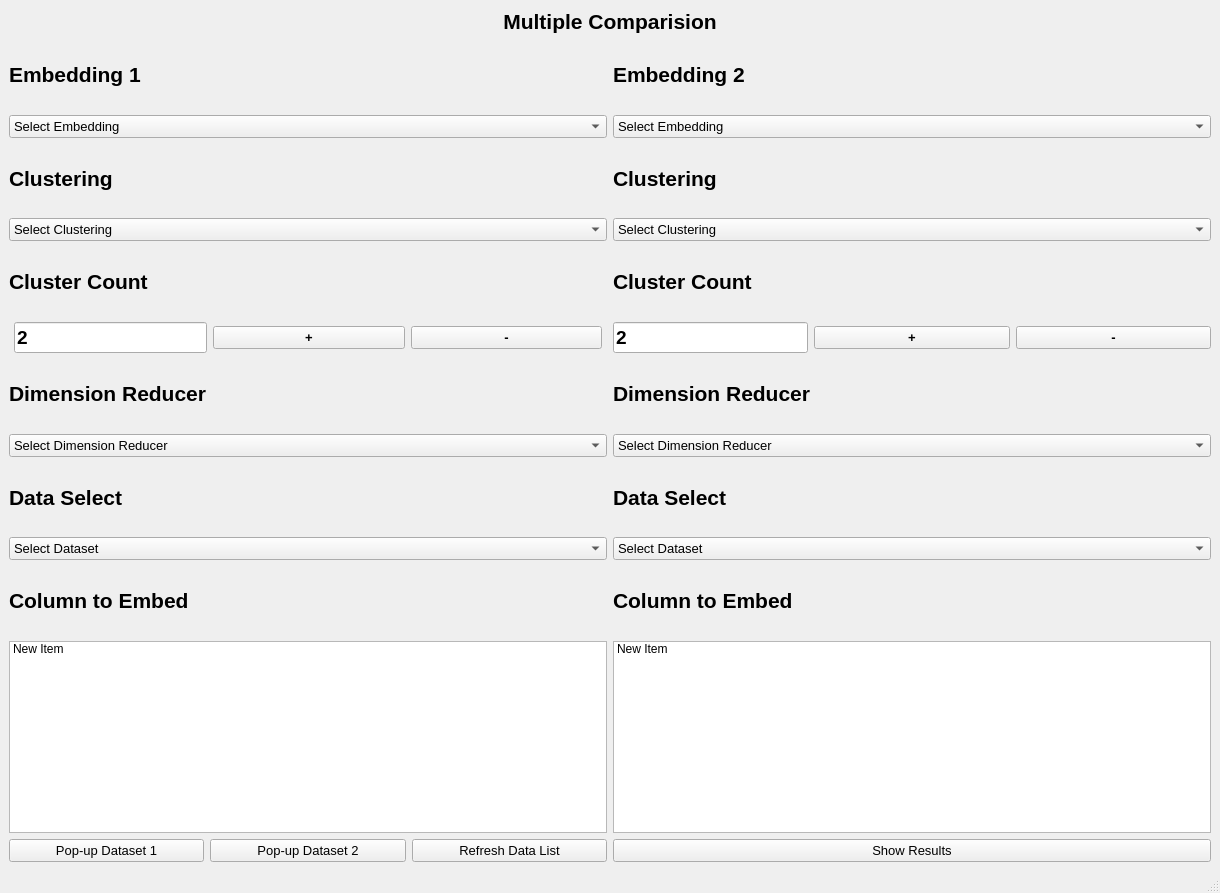
<?xml version="1.0" encoding="UTF-8"?>
<ui version="4.0">
 <class>MainWindow</class>
 <widget class="QMainWindow" name="MainWindow">
  <property name="geometry">
   <rect>
    <x>0</x>
    <y>0</y>
    <width>1220</width>
    <height>893</height>
   </rect>
  </property>
  <property name="windowTitle">
   <string>MainWindow</string>
  </property>
  <widget class="QWidget" name="centralwidget">
   <layout class="QGridLayout" name="gridLayout">
    <item row="5" column="1">
     <layout class="QHBoxLayout" name="horizontalLayout_3">
      <item>
       <widget class="QPushButton" name="pushButton_pop_up_dataset1">
        <property name="font">
         <font>
          <pointsize>10</pointsize>
          <weight>50</weight>
          <bold>false</bold>
         </font>
        </property>
        <property name="text">
         <string>Pop-up Dataset 1</string>
        </property>
       </widget>
      </item>
      <item>
       <widget class="QPushButton" name="pushButton_pop_up_dataset2">
        <property name="font">
         <font>
          <pointsize>10</pointsize>
          <weight>50</weight>
          <bold>false</bold>
         </font>
        </property>
        <property name="text">
         <string>Pop-up Dataset 2</string>
        </property>
       </widget>
      </item>
      <item>
       <widget class="QPushButton" name="pushButton_refresh_dataset1">
        <property name="font">
         <font>
          <pointsize>10</pointsize>
         </font>
        </property>
        <property name="text">
         <string>Refresh Data List</string>
        </property>
       </widget>
      </item>
     </layout>
    </item>
    <item row="4" column="1">
     <layout class="QVBoxLayout" name="verticalLayout_2">
      <item>
       <widget class="QLabel" name="label_embedding1">
        <property name="font">
         <font>
          <pointsize>16</pointsize>
          <weight>75</weight>
          <bold>true</bold>
         </font>
        </property>
        <property name="mouseTracking">
         <bool>false</bool>
        </property>
        <property name="text">
         <string>Embedding 1</string>
        </property>
        <property name="margin">
         <number>10</number>
        </property>
       </widget>
      </item>
      <item>
       <widget class="QComboBox" name="comboBox_embedding1">
        <property name="enabled">
         <bool>true</bool>
        </property>
        <property name="font">
         <font>
          <pointsize>10</pointsize>
         </font>
        </property>
        <item>
         <property name="text">
          <string>Select Embedding </string>
         </property>
        </item>
        <item>
         <property name="text">
          <string>Distil Bert</string>
         </property>
        </item>
        <item>
         <property name="text">
          <string>TF.IDF</string>
         </property>
        </item>
        <item>
         <property name="text">
          <string>BERT</string>
         </property>
        </item>
        <item>
         <property name="text">
          <string>Word2Vec</string>
         </property>
        </item>
       </widget>
      </item>
      <item>
       <widget class="QLabel" name="label_clustering1">
        <property name="font">
         <font>
          <pointsize>16</pointsize>
          <weight>75</weight>
          <bold>true</bold>
         </font>
        </property>
        <property name="mouseTracking">
         <bool>false</bool>
        </property>
        <property name="text">
         <string>Clustering</string>
        </property>
        <property name="margin">
         <number>10</number>
        </property>
       </widget>
      </item>
      <item>
       <widget class="QComboBox" name="comboBox_clustering1">
        <property name="enabled">
         <bool>true</bool>
        </property>
        <property name="font">
         <font>
          <pointsize>10</pointsize>
         </font>
        </property>
        <item>
         <property name="text">
          <string>Select Clustering</string>
         </property>
        </item>
        <item>
         <property name="text">
          <string>K-Means </string>
         </property>
        </item>
        <item>
         <property name="text">
          <string>DBSCAN</string>
         </property>
        </item>
        <item>
         <property name="text">
          <string>Gaussian Mixture Model</string>
         </property>
        </item>
        <item>
         <property name="text">
          <string>Affinity Propagation </string>
         </property>
        </item>
        <item>
         <property name="text">
          <string>OPTICS</string>
         </property>
        </item>
        <item>
         <property name="text">
          <string>Agglomerative Hierarchy</string>
         </property>
        </item>
        <item>
         <property name="text">
          <string>Mean Shift </string>
         </property>
        </item>
       </widget>
      </item>
      <item>
       <widget class="QLabel" name="label_cluster_count1">
        <property name="font">
         <font>
          <pointsize>16</pointsize>
          <weight>75</weight>
          <bold>true</bold>
         </font>
        </property>
        <property name="text">
         <string>Cluster Count</string>
        </property>
        <property name="margin">
         <number>10</number>
        </property>
       </widget>
      </item>
      <item>
       <layout class="QHBoxLayout" name="horizontalLayout_2">
        <property name="leftMargin">
         <number>5</number>
        </property>
        <property name="rightMargin">
         <number>5</number>
        </property>
        <item>
         <widget class="QLineEdit" name="lineEdit_cluster_count1">
          <property name="sizePolicy">
           <sizepolicy hsizetype="Preferred" vsizetype="Fixed">
            <horstretch>0</horstretch>
            <verstretch>0</verstretch>
           </sizepolicy>
          </property>
          <property name="font">
           <font>
            <pointsize>14</pointsize>
            <weight>75</weight>
            <bold>true</bold>
           </font>
          </property>
          <property name="text">
           <string>2</string>
          </property>
          <property name="maxLength">
           <number>32768</number>
          </property>
          <property name="readOnly">
           <bool>true</bool>
          </property>
          <property name="placeholderText">
           <string>0</string>
          </property>
         </widget>
        </item>
        <item>
         <widget class="QPushButton" name="pushButton_cluster_increase1">
          <property name="font">
           <font>
            <pointsize>10</pointsize>
            <weight>75</weight>
            <bold>true</bold>
           </font>
          </property>
          <property name="text">
           <string>+</string>
          </property>
         </widget>
        </item>
        <item>
         <widget class="QPushButton" name="pushButton_cluster_decrease1">
          <property name="font">
           <font>
            <pointsize>10</pointsize>
            <weight>75</weight>
            <bold>true</bold>
           </font>
          </property>
          <property name="text">
           <string>-</string>
          </property>
         </widget>
        </item>
       </layout>
      </item>
      <item>
       <widget class="QLabel" name="label_dimension_reducer1">
        <property name="font">
         <font>
          <pointsize>16</pointsize>
          <weight>75</weight>
          <bold>true</bold>
         </font>
        </property>
        <property name="mouseTracking">
         <bool>false</bool>
        </property>
        <property name="text">
         <string>Dimension Reducer</string>
        </property>
        <property name="margin">
         <number>10</number>
        </property>
       </widget>
      </item>
      <item>
       <widget class="QComboBox" name="comboBox_dimension_reducer1">
        <property name="enabled">
         <bool>true</bool>
        </property>
        <property name="font">
         <font>
          <pointsize>10</pointsize>
         </font>
        </property>
        <item>
         <property name="text">
          <string>Select Dimension Reducer</string>
         </property>
        </item>
        <item>
         <property name="text">
          <string>Principal component analysis (PCA)</string>
         </property>
        </item>
        <item>
         <property name="text">
          <string>Linear discriminant analysis (LDA)</string>
         </property>
        </item>
        <item>
         <property name="text">
          <string>Non-negative Matrix Factorization (NMF)</string>
         </property>
        </item>
        <item>
         <property name="text">
          <string>T-Distributed Stochastic Neighbor Embedding (T-SNE)</string>
         </property>
        </item>
       </widget>
      </item>
      <item>
       <widget class="QLabel" name="label_data_select1">
        <property name="font">
         <font>
          <pointsize>16</pointsize>
          <weight>75</weight>
          <bold>true</bold>
         </font>
        </property>
        <property name="mouseTracking">
         <bool>false</bool>
        </property>
        <property name="text">
         <string>Data Select</string>
        </property>
        <property name="margin">
         <number>10</number>
        </property>
       </widget>
      </item>
      <item>
       <widget class="QComboBox" name="comboBox_dataset_select1">
        <property name="enabled">
         <bool>true</bool>
        </property>
        <property name="sizePolicy">
         <sizepolicy hsizetype="Minimum" vsizetype="Fixed">
          <horstretch>0</horstretch>
          <verstretch>0</verstretch>
         </sizepolicy>
        </property>
        <property name="font">
         <font>
          <pointsize>10</pointsize>
         </font>
        </property>
        <item>
         <property name="text">
          <string>Select Dataset</string>
         </property>
        </item>
       </widget>
      </item>
      <item>
       <widget class="QLabel" name="label_column_embed1">
        <property name="font">
         <font>
          <pointsize>16</pointsize>
          <weight>75</weight>
          <bold>true</bold>
         </font>
        </property>
        <property name="mouseTracking">
         <bool>false</bool>
        </property>
        <property name="text">
         <string>Column to Embed</string>
        </property>
        <property name="margin">
         <number>10</number>
        </property>
       </widget>
      </item>
      <item>
       <widget class="QListWidget" name="listWidget_data_columns1">
        <property name="sizePolicy">
         <sizepolicy hsizetype="Preferred" vsizetype="Fixed">
          <horstretch>0</horstretch>
          <verstretch>0</verstretch>
         </sizepolicy>
        </property>
        <item>
         <property name="text">
          <string>New Item</string>
         </property>
        </item>
       </widget>
      </item>
     </layout>
    </item>
    <item row="4" column="2">
     <layout class="QVBoxLayout" name="verticalLayout">
      <item>
       <widget class="QLabel" name="label_embedding2">
        <property name="font">
         <font>
          <pointsize>16</pointsize>
          <weight>75</weight>
          <bold>true</bold>
         </font>
        </property>
        <property name="mouseTracking">
         <bool>false</bool>
        </property>
        <property name="text">
         <string>Embedding 2</string>
        </property>
        <property name="margin">
         <number>10</number>
        </property>
       </widget>
      </item>
      <item>
       <widget class="QComboBox" name="comboBox_embedding2">
        <property name="enabled">
         <bool>true</bool>
        </property>
        <property name="font">
         <font>
          <pointsize>10</pointsize>
         </font>
        </property>
        <item>
         <property name="text">
          <string>Select Embedding </string>
         </property>
        </item>
        <item>
         <property name="text">
          <string>Distil Bert</string>
         </property>
        </item>
        <item>
         <property name="text">
          <string>TF.IDF</string>
         </property>
        </item>
        <item>
         <property name="text">
          <string>BERT</string>
         </property>
        </item>
        <item>
         <property name="text">
          <string>Word2Vec</string>
         </property>
        </item>
       </widget>
      </item>
      <item>
       <widget class="QLabel" name="label_clustering2">
        <property name="sizePolicy">
         <sizepolicy hsizetype="Preferred" vsizetype="Preferred">
          <horstretch>0</horstretch>
          <verstretch>0</verstretch>
         </sizepolicy>
        </property>
        <property name="font">
         <font>
          <pointsize>16</pointsize>
          <weight>75</weight>
          <bold>true</bold>
         </font>
        </property>
        <property name="text">
         <string>Clustering</string>
        </property>
        <property name="margin">
         <number>10</number>
        </property>
       </widget>
      </item>
      <item>
       <widget class="QComboBox" name="comboBox_clustering2">
        <property name="font">
         <font>
          <pointsize>10</pointsize>
         </font>
        </property>
        <item>
         <property name="text">
          <string>Select Clustering</string>
         </property>
        </item>
       </widget>
      </item>
      <item>
       <widget class="QLabel" name="label_cluster_count2">
        <property name="sizePolicy">
         <sizepolicy hsizetype="Preferred" vsizetype="Preferred">
          <horstretch>0</horstretch>
          <verstretch>0</verstretch>
         </sizepolicy>
        </property>
        <property name="font">
         <font>
          <pointsize>16</pointsize>
          <weight>75</weight>
          <bold>true</bold>
         </font>
        </property>
        <property name="text">
         <string>Cluster Count</string>
        </property>
        <property name="margin">
         <number>10</number>
        </property>
       </widget>
      </item>
      <item>
       <layout class="QHBoxLayout" name="horizontalLayout">
        <item>
         <widget class="QLineEdit" name="lineEdit_cluster_count2">
          <property name="sizePolicy">
           <sizepolicy hsizetype="Minimum" vsizetype="Fixed">
            <horstretch>0</horstretch>
            <verstretch>0</verstretch>
           </sizepolicy>
          </property>
          <property name="font">
           <font>
            <pointsize>14</pointsize>
            <weight>75</weight>
            <bold>true</bold>
           </font>
          </property>
          <property name="text">
           <string>2</string>
          </property>
         </widget>
        </item>
        <item>
         <widget class="QPushButton" name="pushButton_cluster_increase2">
          <property name="font">
           <font>
            <pointsize>10</pointsize>
            <weight>75</weight>
            <bold>true</bold>
           </font>
          </property>
          <property name="text">
           <string>+</string>
          </property>
         </widget>
        </item>
        <item>
         <widget class="QPushButton" name="pushButton_cluster_decrease2">
          <property name="font">
           <font>
            <pointsize>10</pointsize>
            <weight>75</weight>
            <bold>true</bold>
           </font>
          </property>
          <property name="text">
           <string>-</string>
          </property>
         </widget>
        </item>
       </layout>
      </item>
      <item>
       <widget class="QLabel" name="label_dimension_reducer2">
        <property name="sizePolicy">
         <sizepolicy hsizetype="Preferred" vsizetype="Preferred">
          <horstretch>0</horstretch>
          <verstretch>0</verstretch>
         </sizepolicy>
        </property>
        <property name="font">
         <font>
          <pointsize>16</pointsize>
          <weight>75</weight>
          <bold>true</bold>
         </font>
        </property>
        <property name="text">
         <string>Dimension Reducer</string>
        </property>
        <property name="margin">
         <number>10</number>
        </property>
       </widget>
      </item>
      <item>
       <widget class="QComboBox" name="comboBox_dimension_reducer2">
        <property name="font">
         <font>
          <pointsize>10</pointsize>
         </font>
        </property>
        <item>
         <property name="text">
          <string>Select Dimension Reducer</string>
         </property>
        </item>
       </widget>
      </item>
      <item>
       <widget class="QLabel" name="label_data_select2">
        <property name="font">
         <font>
          <pointsize>16</pointsize>
          <weight>75</weight>
          <bold>true</bold>
         </font>
        </property>
        <property name="text">
         <string>Data Select</string>
        </property>
        <property name="margin">
         <number>10</number>
        </property>
       </widget>
      </item>
      <item>
       <widget class="QComboBox" name="comboBox_dataset_select2">
        <property name="font">
         <font>
          <pointsize>10</pointsize>
         </font>
        </property>
        <item>
         <property name="text">
          <string>Select Dataset</string>
         </property>
        </item>
       </widget>
      </item>
      <item>
       <widget class="QLabel" name="label_column_embed2">
        <property name="font">
         <font>
          <pointsize>16</pointsize>
          <weight>75</weight>
          <bold>true</bold>
         </font>
        </property>
        <property name="text">
         <string>Column to Embed</string>
        </property>
        <property name="margin">
         <number>10</number>
        </property>
       </widget>
      </item>
      <item>
       <widget class="QListWidget" name="listWidget_data_columns2">
        <property name="sizePolicy">
         <sizepolicy hsizetype="Minimum" vsizetype="Minimum">
          <horstretch>0</horstretch>
          <verstretch>0</verstretch>
         </sizepolicy>
        </property>
        <item>
         <property name="text">
          <string>New Item</string>
         </property>
        </item>
       </widget>
      </item>
     </layout>
    </item>
    <item row="5" column="2">
     <widget class="QPushButton" name="pushButton_show_results">
      <property name="font">
       <font>
        <pointsize>10</pointsize>
       </font>
      </property>
      <property name="text">
       <string>Show Results</string>
      </property>
     </widget>
    </item>
    <item row="0" column="1" colspan="2">
     <layout class="QHBoxLayout" name="horizontalLayout_4">
      <item>
       <widget class="QLabel" name="label_embedding">
        <property name="sizePolicy">
         <sizepolicy hsizetype="Fixed" vsizetype="Fixed">
          <horstretch>0</horstretch>
          <verstretch>0</verstretch>
         </sizepolicy>
        </property>
        <property name="font">
         <font>
          <pointsize>16</pointsize>
          <weight>75</weight>
          <bold>true</bold>
         </font>
        </property>
        <property name="mouseTracking">
         <bool>false</bool>
        </property>
        <property name="text">
         <string>Multiple Comparision</string>
        </property>
        <property name="alignment">
         <set>Qt::AlignCenter</set>
        </property>
        <property name="margin">
         <number>10</number>
        </property>
       </widget>
      </item>
     </layout>
    </item>
   </layout>
  </widget>
  <widget class="QMenuBar" name="menubar">
   <property name="geometry">
    <rect>
     <x>0</x>
     <y>0</y>
     <width>1220</width>
     <height>26</height>
    </rect>
   </property>
  </widget>
  <widget class="QStatusBar" name="statusbar"/>
 </widget>
 <resources/>
 <connections/>
</ui>
